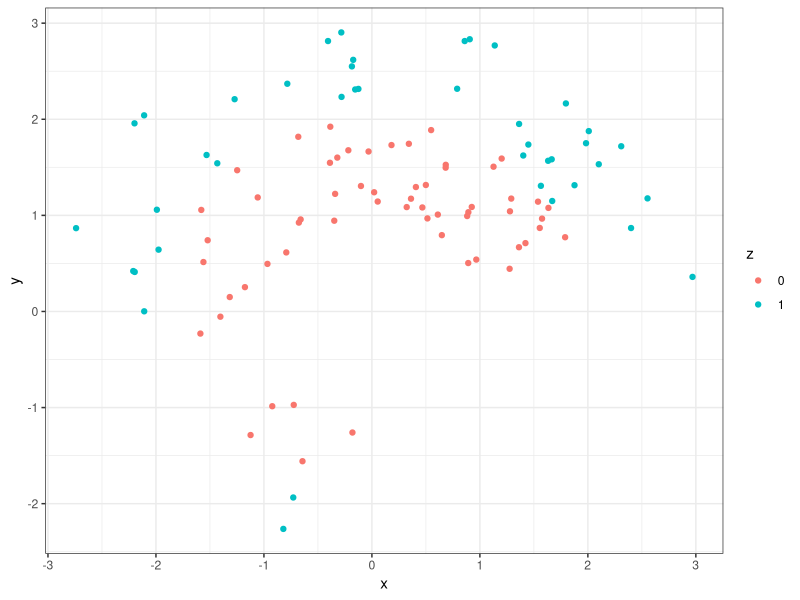
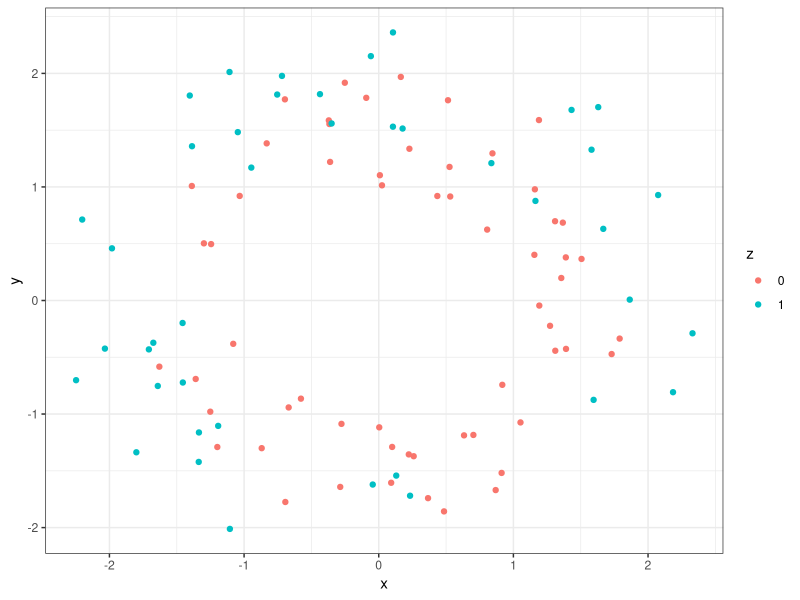
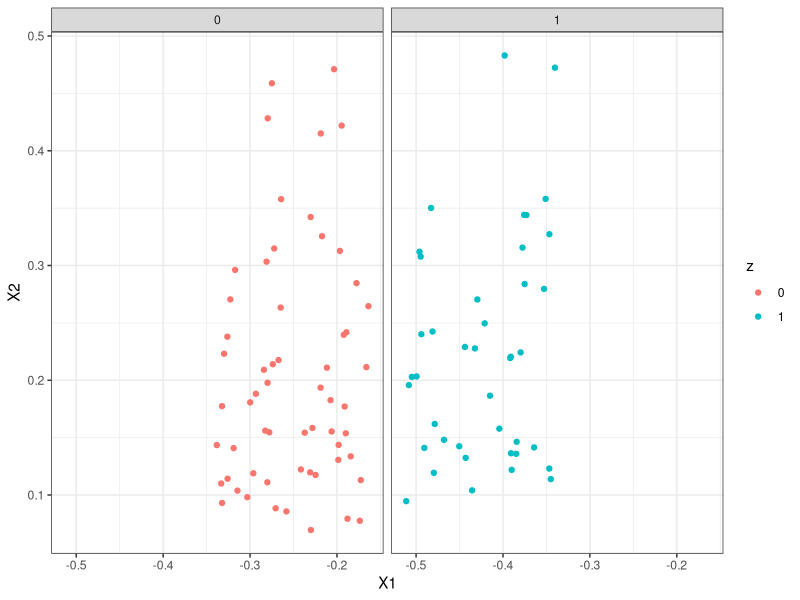
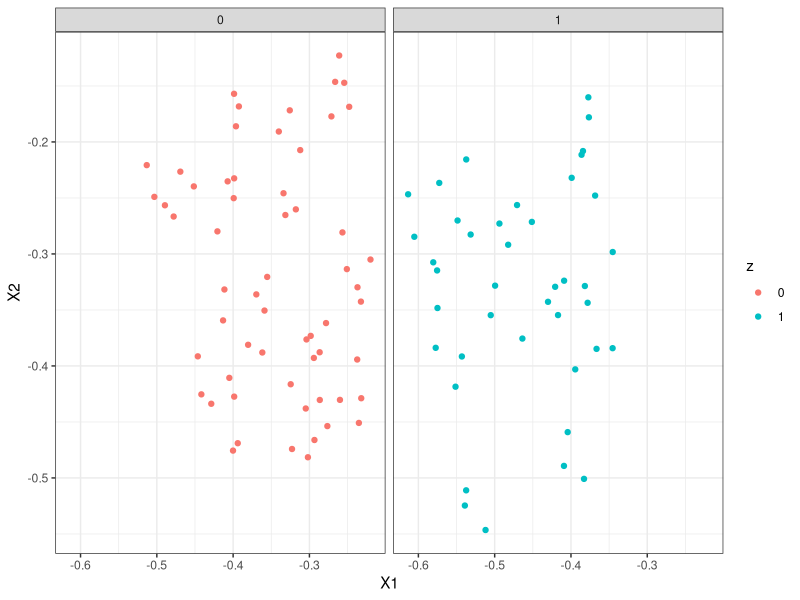
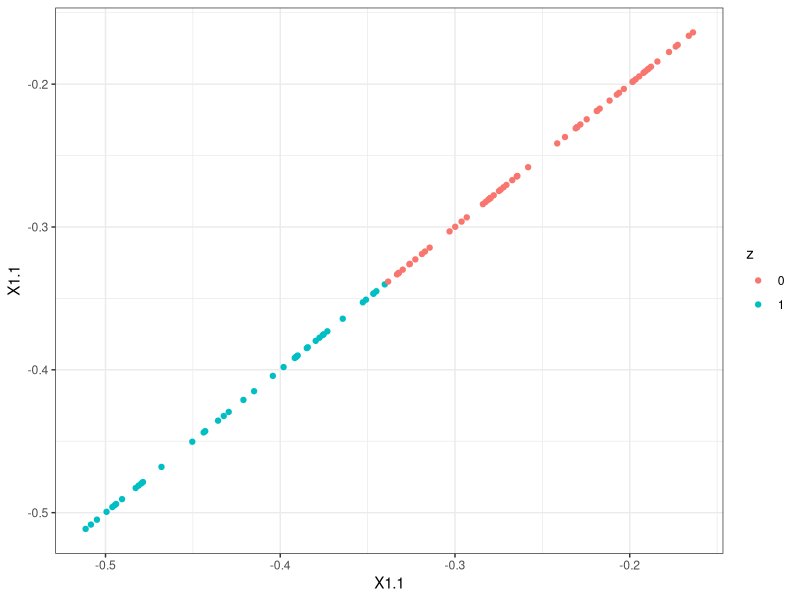

Source code (R) for these figures, in order: (Note: this script raises an error after producing the figures.)

################################################################################
# A nonlinear multitable example, made from two concentric circles.
################################################################################

## ---- libraries ----
library("kernlab")
library("ggplot2")
theme_set(theme_bw())

## ---- generate-data ----
n <- 100 # number of samples
z <- as.factor(sample(0:1, n, replace = TRUE)) # class labels
X <- list() # will store combined data frames

r <- setNames(c(1, 2), c("0", "1")) # radii
X[[1]] <- cbind(r[z], 2 * pi * rbeta(n, 1, 4)) + matrix(runif(2 * n), n, 2)
X[[2]] <- cbind(sqrt(r[z]), 2 * pi * runif(n)) + matrix(runif(2 * n), n, 2)

#X[[2]] <- r[z] %*% t(c(1, 1)) + matrix(runif(2 * n), n, 2) # if want linear vs. concentric

## ---- raw-data-plots ----
X1_df <- data.frame(X[[1]], z)
X1_df$x <- X1_df$X1 * cos(X1_df$X2)
X1_df$y <- X1_df$X1 * sin(X1_df$X2)

X2_df <- data.frame(X[[2]], z)
X2_df$x <- X2_df$X1 * cos(X2_df$X2)
X2_df$y <- X2_df$X1 * sin(X2_df$X2)

ggplot(X1_df) +
  geom_point(aes(x = x, y = y, col = z))
ggplot(X2_df) +
  geom_point(aes(x = x, y = y, col = z))

## ---- usual-cca ----
cancor_res <- cancor(X[[1]], X[[2]])
cancor_scores <- list(X1 = X[[1]] %*% cancor_res$xcoef,
                      X2 = X[[2]] %*% cancor_res$ycoef)

## ---- cca-plots ----
ggplot(data.frame(cancor_scores[[1]], z)) +
  geom_point(aes(x = X1, y = X2, col = z)) +
  facet_wrap(~z)
ggplot(data.frame(cancor_scores[[2]], z)) + # don't even need second component
  geom_point(aes(x = X1, y = X2, col = z)) + 
  facet_wrap(~z)

ggplot(data.frame(cancor_scores, z)) +
  geom_point(aes(x = X1.1, y = X1.1, col = z)) # perfect correlation between scores
ggplot(data.frame(cancor_scores, z)) + 
  geom_point(aes(x = X1.2, y = X1.2, col = z)) +


## ---- kcca ----
kcca_res <- kcca(X[[1]], X[[2]])
kcca_scores <- list(X1 = kcca_res@xcoef,
                    X2 = kcca_res@ycoef)

## ---- kcca-plots ----
ggplot(data.frame(kcca_scores[[1]], z)) +
  geom_point(aes(x = X1, y = X2, col = z)) +
  facet_wrap(~z)
ggplot(data.frame(kcca_scores[[2]], z)) +
  geom_point(aes(x = X1, y = X2, col = z)) +
  facet_wrap(~z)
kcca_res@kcor

## ---- fukumizu-example ----
# http://www.jmlr.org/papers/volume8/fukumizu07a/fukumizu07a.pdf
z <- runif(n)
U <- cbind(z %*% t(c(1 / sqrt(2), 1 / sqrt(2))) + .1 + matrix(rnorm(2 * n, 0, .05), n, 2),
           z %*% t(c(1 / sqrt(3), sqrt(2 / 3))) + 3 + matrix(rnorm(2 * n, 0, .05), n, 2))

R <- scale(U, center = F, scale = c(1.5, 1.5, 4.1, 4.1))
R <- sqrt(-5 * log(R))
pairs(R)

## ---- cca-fukumizu ----
cancor_res <- cancor(R[, 1:2], R[, 3:4])
cancor_scores <- list(X1 = R[, 1:2] %*% cancor_res$xcoef,
                      X2 = R[, 3:4] %*% cancor_res$ycoef)

## ---- cca-fukumizu-plots ----
ggplot(data.frame(cancor_scores, z)) +
  geom_point(aes(x = X1.1, y = X1.2, col = z))
ggplot(data.frame(cancor_scores, z)) +
  geom_point(aes(x = X2.1, y = X2.2, col = z))

ggplot(data.frame(cancor_scores, z)) +
  geom_point(aes(x = X1.1, y = X2.1, col = z)) # correlation between scores

## ---- kcca-fukumizu ----
kcca_res <- kcca(as.matrix(R[, 1:2]), as.matrix(R[, 3:4]))
kcca_scores <- list(X1 = kcca_res@xcoef, X2 = kcca_res@ycoef)

## ---- cca-fukumizu-plots ----
ggplot(data.frame(kcca_scores, z)) +
  geom_point(aes(x = X1.1, y = X1.2, col = z))
ggplot(data.frame(kcca_scores, z)) +
  geom_point(aes(x = X2.1, y = X2.2, col = z))

ggplot(data.frame(kcca_scores, z)) +
  geom_point(aes(x = X1.1, y = X2.1, col = z))
ggplot(data.frame(kcca_scores, z)) +
  geom_point(aes(x = X1.2, y = X2.2, col = z))

## ---- kcca-fukumizu ----
kcca_res <- kcca(as.matrix(R[, 1:2]), as.matrix(R[, 3:4]), kpar = list(sigma = .4))
kcca_scores <- list(X1 = kcca_res@xcoef, X2 = kcca_res@ycoef)

## ---- cca-fukumizu-plots ----
ggplot(data.frame(kcca_scores, z)) +
  geom_point(aes(x = X1.1, y = X1.2, col = z))
ggplot(data.frame(kcca_scores, z)) +
  geom_point(aes(x = X2.1, y = X2.2, col = z))

# remember, don't expect linear correlation
ggplot(data.frame(kcca_scores, z)) +
  geom_point(aes(x = X1.1, y = X2.1, col = z))
ggplot(data.frame(kcca_scores, z)) +
  geom_point(aes(x = X1.2, y = X2.2, col = z))
